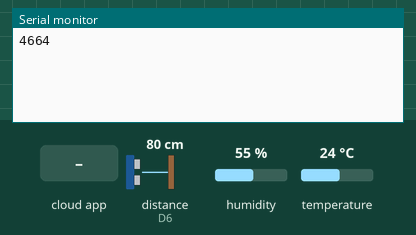
Simulated run of this sketch. Board: Arduino MKR. Parts: the last lines printed to the serial monitor. Wiring (inferred from the names in the program): ultrasonic range finder: trigger D5; echo D6. Inputs (shaded band) come from the test bench; at power-on: distance to the obstacle (sensor on D6) 80 cm, humidity 55 %, temperature 24 °C. The echo pulse lasts 58.3 µs per cm; WiFi joins after 1.5 s; servers stay silent unless stated.

Above: at 4.2 s.
4.3 s: the phone or cloud app sets humedad to 0
6.5 s: the phone or cloud app sets temperatura to 0
8.5 s: the phone or cloud app sets UltraSensor to 0
10.5 s: distance to the obstacle (sensor on D6) set to 2 cm
At 11.8 s:
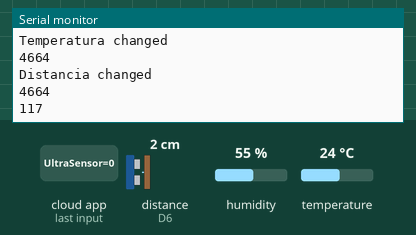
12.0 s: distance to the obstacle (sensor on D6) set to 4 cm
At 13.8 s:
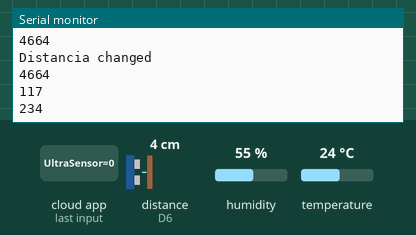
Timing chart, 0 to 14.5 s (numbered marks = the images above; inputs shaded):
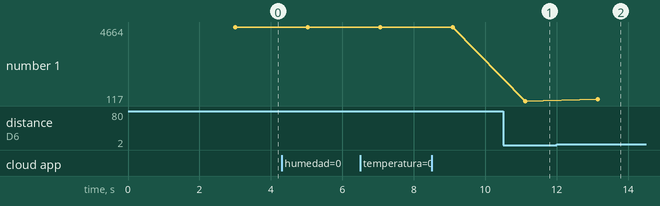

Measured:
- after the input at 10.5 s, the serial monitor: prints a new line after 0.62 s (image 1)
- after the input at 12.0 s, the serial monitor: prints a new line after 1.1 s (image 2)
- plotted number 1: 4664 → 117 after the input at 10.5 s, 117 → 234 after the input at 12.0 s

The sketch:

HumedadyDistancia.ino
```cpp
#include "arduino_secrets.h"
/*
  Sketch generated by the Arduino IoT Cloud Thing "Temperature Monitor"
  https://create.arduino.cc/cloud/things/6e4946f5-04a9-4315-859d-b40b86240260

  Arduino IoT Cloud Variables description

  The following variables are automatically generated and updated when changes are made to the Thing

  CloudTemperatureSensor temperature;
  int humidity;
  bool LED;

  Variables which are marked as READ/WRITE in the Cloud Thing will also have functions
  which are called when their values are changed from the Dashboard.
  These functions are generated with the Thing and added at the end of this sketch.
*/

#include "thingProperties.h"
#include "DHT.h"
#define DHTPIN 4
#define trigPin 5
#define echoPin 6
 long duration;
 int distance;
#define DHTTYPE DHT11
DHT dht(DHTPIN, DHTTYPE);

void setup() {
  // Initialize serial and wait for port to open:
  pinMode(trigPin, OUTPUT); // Sets the trigPin as an Output
  pinMode(echoPin, INPUT); // Sets the echoPin as an Input
  Serial.begin(9600);
  dht.begin();
  // This delay gives the chance to wait for a Serial Monitor without blocking if none is found
  delay(1500);

  // Defined in thingProperties.h
  initProperties();

  // Connect to Arduino IoT Cloud
  ArduinoCloud.begin(ArduinoIoTPreferredConnection);

  /*
     The following function allows you to obtain more information
     related to the state of network and IoT Cloud connection and errors
     the higher number the more granular information you’ll get.
     The default is 0 (only errors).
     Maximum is 4
 */
  setDebugMessageLevel(2);
  ArduinoCloud.printDebugInfo();
}

void loop() {
  ArduinoCloud.update();
  digitalWrite(trigPin, LOW);
  delayMicroseconds(2);
  // Sets the trigPin on HIGH state for 10 micro seconds
  digitalWrite(trigPin, HIGH);
  delayMicroseconds(10);
  digitalWrite(trigPin, LOW);
  // Reads the echoPin, returns the sound wave travel time in microseconds
  duration = pulseIn(echoPin, HIGH);
  // Calculating the distance
  distance= duration*0.034/2;
  UltraSensor = distance;
  // Prints the distance on the Serial Monitor
  Serial.println(duration);
  delay(2000);
  float h = dht.readHumidity();
  float t = dht.readTemperature();
  // Your code here
  temperatura = t;
  humedad = h;
}
/*
  Since LED is READ_WRITE variable, onLEDChange() is
  executed every time a new value is received from IoT Cloud.
*/
```

arduino_secrets.h
```cpp
#define SECRET_SSID ""
#define SECRET_OPTIONAL_PASS ""
```

thingProperties.h
```cpp
// Code generated by Arduino IoT Cloud, DO NOT EDIT.

#include <ArduinoIoTCloud.h>
#include <Arduino_ConnectionHandler.h>

const char SSID[]     = SECRET_SSID;    // Network SSID (name)
const char PASS[]     = SECRET_OPTIONAL_PASS;    // Network password (use for WPA, or use as key for WEP)

void onHumedadChange() {
  Serial.println("Humedad changed");
  // Add specific actions based on the new humidity value
}

void onTemperaturaChange() {
  Serial.println("Temperatura changed");
  // Add specific actions based on the new temperature value
}
void onUltraSensorChange(){
  Serial.println("Distancia changed");
  // Add specific actions based on the new humidity value
}


float humedad;
float temperatura;
int UltraSensor;


void initProperties(){

  ArduinoCloud.addProperty(humedad, READWRITE, ON_CHANGE, onHumedadChange);
  ArduinoCloud.addProperty(temperatura, READWRITE, ON_CHANGE, onTemperaturaChange);
  ArduinoCloud.addProperty(UltraSensor, READWRITE, ON_CHANGE, onUltraSensorChange);


}

WiFiConnectionHandler ArduinoIoTPreferredConnection(SSID, PASS);
```
